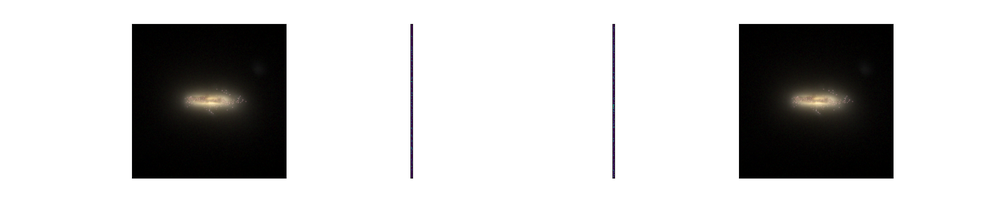
#> input picture Plots/galedge_10.png, 1000 x 200 px, shrunk from 2000 x 400 before the run, found by its file name
$ python testing_eagle.py
#> lines starting #> are read from the running program, lines starting #| are printed output that depends on the picture
from matplotlib import pyplot as plt
from matplotlib import image as mpimg
import numpy as np

image = mpimg.imread("/cosma7/data/Eagle/web-storage/RefL0025N0376_Subhalo/galedge_10.png")
#> image is the input picture: shape (200, 1000, 4) float32; mean R, G, B, A 0.771, 0.769, 0.767, 1

# [9 lines of commented-out code are left out]
print(image)
#> (printed output is left out)
print()
print()
print(np.amax(image))
#| 1.0
print(image.shape)      # (256, 256, 3)
#| (200, 1000, 4)
print(image[0].shape)   # (256, 3)
#| (1000, 4)
print(image[1].shape)   # (256, 3)
#| (1000, 4)
print(image[2].shape)   # (256, 3)
#| (1000, 4)
print(image[3].shape)
#| (1000, 4)

fig, axs = plt.subplots(1, 4, figsize=(20,4))

axs[0].imshow(image)
axs[0].get_xaxis().set_visible(False)
axs[0].get_yaxis().set_visible(False)

axs[1].imshow(image[0])
axs[1].get_xaxis().set_visible(False)
axs[1].get_yaxis().set_visible(False)

axs[2].imshow(image[1])
axs[2].get_xaxis().set_visible(False)
axs[2].get_yaxis().set_visible(False)

axs[3].imshow(image[2])
axs[3].get_xaxis().set_visible(False)
axs[3].get_yaxis().set_visible(False)

plt.imshow(image)

plt.savefig("Plots/galedge_10")
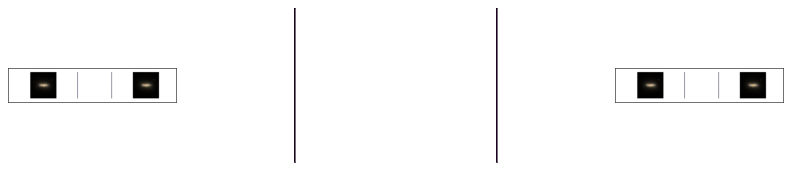
#> figure drawn by matplotlib, 4 panels
